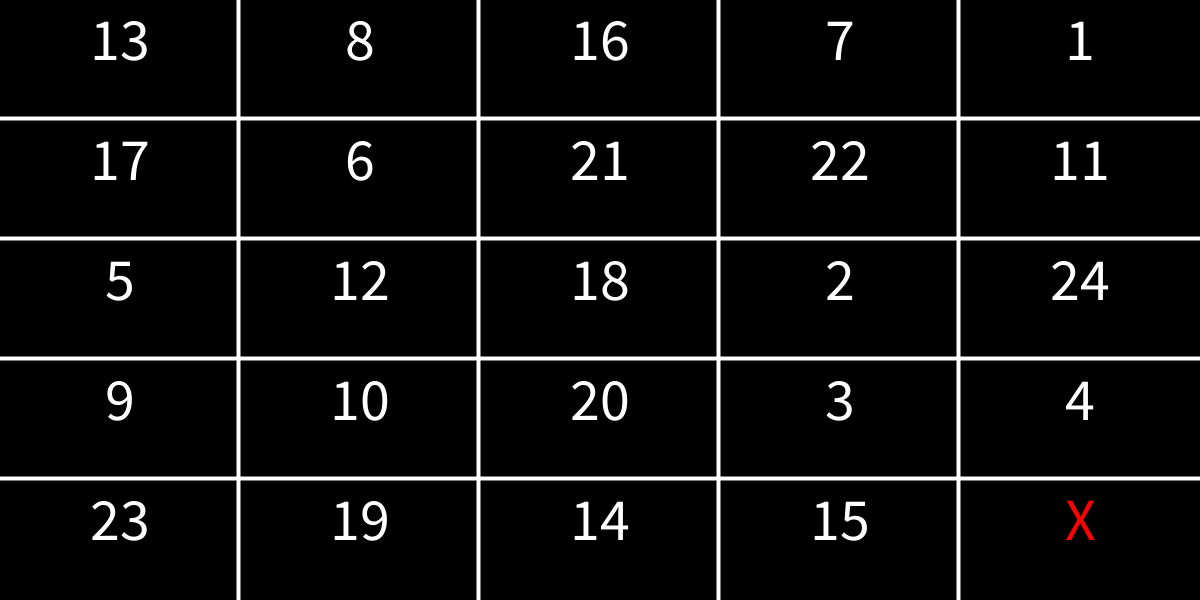
Frame 1 (no input)
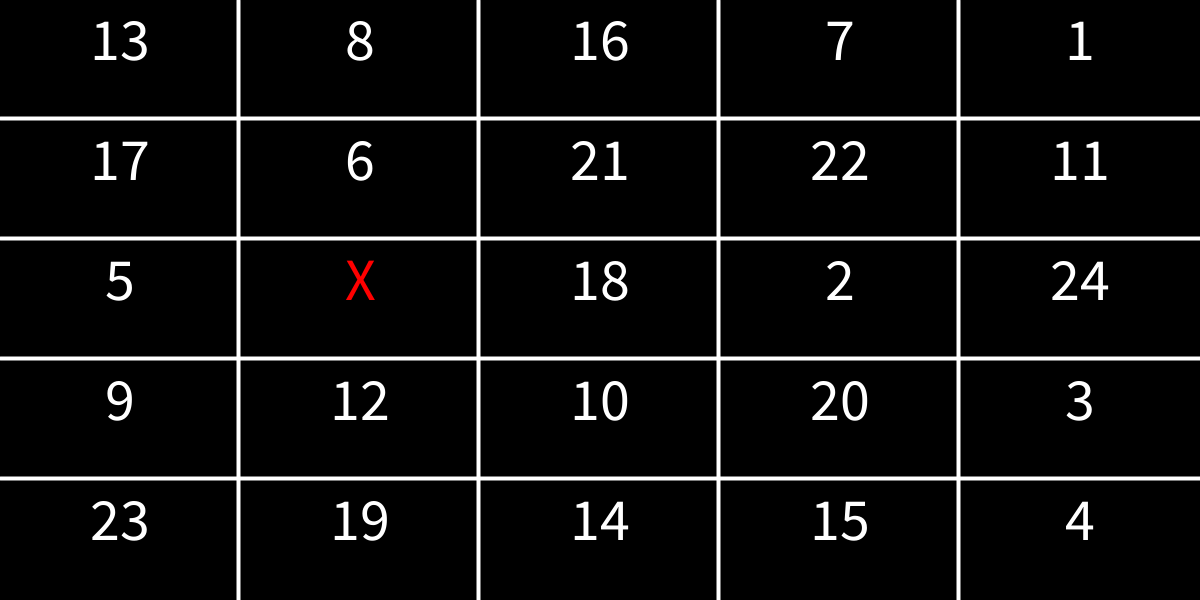
Frame 60 (the mouse pressed at the canvas centre just before this capture)
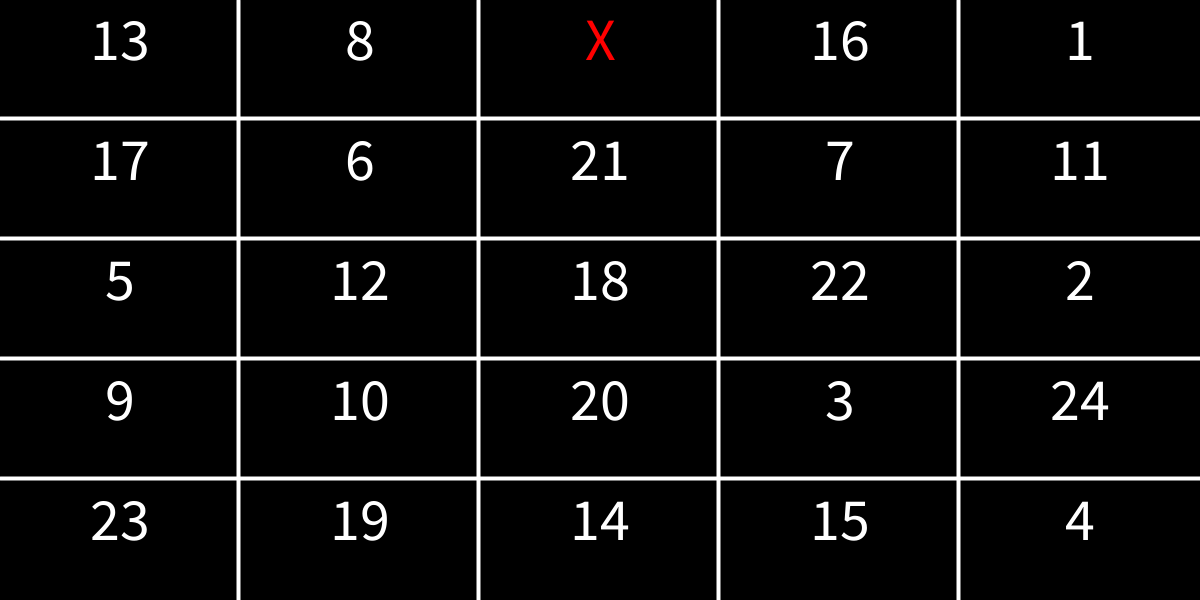
Frame 120 (the mouse held since frame 60 and released just before this capture)

The Processing sketch that drew these frames (run headless with seeded random() and noise(); from frame 60 on, the mouse is pressed at the canvas centre):

// Processing sketch: jeu_taquin
// ── jeu_taquin.pde
// Zatout Chayma
// https://github.com/ChaymaZatout
// Jeu Taquin implementation for any size.
/***
  Coming soon: 
      [] Adding some comments,
      [] Implementing DBF,
      [] Implementing Uniform Cost,
      [] Implementing A*,
***/

// 3*3 taquin:
int [][] init_state_3={{3, 8, 4}, 
                       {9, 2, 5}, 
                       {1, 7, 6}};
int [][] obj_state_3={{1, 2, 3}, 
                       {8, 9, 4}, 
                       {7, 6, 5}};
// 5*5 taquin:
int [][] init_state_5={{13, 8, 16, 7, 1},
                       {17, 6, 21, 22, 11},
                       {5, 12, 18, 2, 24},
                       {9, 10, 20, 3, 4},
                       {23, 19, 14, 15, -1}};
int [][] obj_state_5={{1, 2, 3, 4, 5}, 
                      {6, 7, 8, 9, 10}, 
                      {11, 12, 13, 14, 15},
                      {16, 17, 18, 19, 20},
                      {21, 22, 23, 24, -1}};
// 3*2 taquin:
int [][] init_state_32= {{-1,2,3},
                          {1, 4, 5}};
int [][] obj_state_32= {{1, 2, 3},
                        {4, 5, -1}};

BFS bfs;
Node node_to_draw;
int taquin_w, taquin_h;
int step_x, step_y, t_size;
boolean initialization, solution_found;

void setup(){
  // for each configuration:
  //Taquin taquin_3= new Taquin(new Node(init_state_3), new Node(obj_state_3), 9);
  //bfs= new BFS(taquin_3);
  //int [][] to_d= init_state_3; // to change for each configuration.
  
  Taquin taquin_5= new Taquin(new Node(init_state_5), new Node(obj_state_5), -1);
  bfs= new BFS(taquin_5);
  int [][] to_d= init_state_5; // to change for each configuration.
  
  //Taquin taquin_32= new Taquin(new Node(init_state_32), new Node(obj_state_32), -1);
  //bfs= new BFS(taquin_32);
  //int [][] to_d= init_state_32; // to change for each configuration.
  
  // to display:
  size(1200, 600);
  taquin_h= to_d.length; 
  taquin_w= to_d[0].length;
  t_size= 1500/(taquin_w*taquin_h);
  step_x= width / taquin_w;
  step_y= height/ taquin_h;
  initialization=false;
  solution_found=false;
  node_to_draw = bfs.get_taquin().get_init_state();
}

void draw(){
  if(!bfs.is_achieved()){
    background(0);
  }
  else{
    background(0,255,255);
  }
  
  // draw node:
  draw_state(node_to_draw, step_x, step_y);
  
  // Call BFS:
  if(!bfs.is_achieved() && !bfs.open_is_empty()){
    bfs.process();
    node_to_draw = bfs.get_taquin().get_curr_state();
  }
  else if(bfs.is_achieved()){
    if (!solution_found){
      background(255);
      fill(0, 128, 255);
      textAlign(CENTER);// center text:
      textSize(40);
      text("Objectif reached!", width/2, height/2);
      solution_found=true;
    }
    Stack<Node> path= bfs.get_path();
    if(!path.empty()){
      node_to_draw= path.pop();
      delay(2000);
    }
  }
  else{ 
    background(255);
    fill(255, 0, 0);
    textAlign(CENTER);// center text:
    textSize(40);
    text("Objectif not found!", width/2, height/2);
    delay(5000);
    node_to_draw = bfs.get_taquin().get_init_state();
  }
}

void draw_state(Node n, int step_x, int step_y){
  // to draw lignes:
  int weight_val= 4;
  stroke(255);
  strokeWeight(weight_val);
  for(int i=1; i< taquin_w; i++){
    line(step_x*i - weight_val/2, 0, step_x*i - weight_val/2, height);
  }
  for(int i=1; i< taquin_h; i++){
      line(0, step_y*i - weight_val/2, width, step_y*i - weight_val/2);
  }
  
  int x= step_x/2;
  int y= step_y/2;
  textSize(t_size);
  textAlign(CENTER);
  for(int i=0; i< bfs.taquin.get_init_state().get_nb_rows(); i++){
    for(int j=0; j< bfs.taquin.get_init_state().get_nb_columns(); j++){
      fill(255);
      int el = n.element_at(i, j);
      String s= new String();
      if(el != bfs.get_taquin().get_free()) s= str(el);
      else{
        s= "X";
        fill(255,0,0);
      }
      text(s, x + step_x*j, y + step_y*i);
    }
  }
}

// ── bfs.pde
import java.util.*;

class BFS{
  Queue<Node> open;
  ArrayList<Node> closed;
  Taquin taquin;
  boolean achieved;
  Set<Node> successors;
  Stack<Node> path= new Stack<Node>();
  
  public BFS(Node init_state, Node obj_state, int free){
    this(new Taquin(init_state, obj_state, free));
  }
  
  public BFS(Taquin taquin){
    this.taquin= taquin;
    this.closed= new ArrayList<Node>();
    this.open= new LinkedList<Node>();
    if(taquin.is_objective()){
      this.closed.add(taquin.get_init_state());
      achieved= true;
    }
    else{
      this.open.add(taquin.get_init_state());
      achieved= false;
    }
  }
  
  public void process(){
    if(!achieved && !this.open.isEmpty()){ //<>//
      this.taquin.set_curr_state(this.open.remove());
      this.closed.add(taquin.get_curr_state());
      this.successors = this.taquin.compute_successors();
      for(Node s: successors){ //<>//
        if(!this.taquin.is_objective(s) && !this.closed.contains(s)){
          this.open.add(s);
        }
        else if(this.taquin.is_objective(s)){
          this.taquin.set_curr_state(s);
          this.closed.add(s);
          this.achieved = true;
          this.path = this.taquin.path_to_obj();
        }
      }
    }
    if(achieved) println("achieved");
  }
  
  public Stack<Node> get_path(){
    return this.path;
  }
  
  public Taquin get_taquin(){
    return this.taquin;
  }
  
  public boolean is_achieved(){
    return this.achieved;
  }
  
  public boolean open_is_empty(){
    return this.open.isEmpty();
  }
 
  
}

// ── node.pde
class Node{
  private int[][] state;
  private Node parent;
  private int l_pos, c_pos;
  
  public Node(int [][] state, Node parent, int l_pos, int c_pos){
    this.parent= parent;
    this.l_pos= l_pos;
    this.c_pos= c_pos;
    this.state = new int[state.length][];
    //copy state:
    for(int i = 0; i < this.state.length; i++){
      this.state[i]= new int[state[i].length];
      for(int j = 0; j < this.state[0].length; j++) 
        this.state[i][j] = state[i][j];
    }
  }
  
  public Node(int [][] state){
    this(state, null, -1, -1);
  }
  
  public Node(Node noeud){
    this(noeud.state, noeud.parent, noeud.l_pos, noeud.c_pos);
  }
  
  //public boolean is_objective(){
  //  int i=0, j=0;
  //  int n_rows= this.state.length, 
  //      n_columns= this.state[0].length;
  //  while(i< n_rows && j< n_columns && this.state[i][j]== i*n_columns+j+1){
  //    j++;
  //    if(j== n_columns){
  //      j=0;
  //      i++;
  //    }
  //  } 
  //  return i == n_rows && j == n_columns;
  //}
  
  public int element_at(int ligne, int column){
    return state[ligne][column];
  }
  
  public void set_element(int val, int ligne, int column){
    state[ligne][column]=val;
  }
  
  public int[][] get_state(){
    return this.state;
  }
  
  public void set_l_pos(int l_pos){
    this.l_pos=l_pos;
  }
  
  public void set_c_pos(int c_pos){
    this.c_pos=c_pos;
  }
  
  public int get_l_pos(){
    return this.l_pos;
  }
  
  public int get_c_pos(){
    return this.c_pos;
  }
  
  public Node get_parent(){
    return this.parent;
  }
  
  public int get_nb_rows(){
    return this.state.length;
  }
  
  public int get_nb_columns(){
    return this.state[0].length;
  }
  
  @Override
  public boolean equals(Object o){
    if(o instanceof Node){
      Node n= (Node) o;
      int n_rows= this.state.length, 
          n_columns= this.state[0].length;
      for(int i=0; i< n_rows; i++)
        for(int j=0; j< n_columns; j++)
          if(this.state[i][j] != n.state[i][j]) return false;
      return true;
    }
    return false;
  }
}

// ── taquin.pde
import java.util.*; 

class Taquin{
  private Node init_state;
  private Node curr_state;
  private Node obj_state;
  private int free;
  
  private Taquin(Node init_state, int free){
    this.free=free;
    this.init_state= new Node(init_state);
    compute_initial_pos();
    this.curr_state= new Node(this.init_state);
  }
  
  public Taquin(Node init_state, Node obj_state, int free){
    this(init_state, free);
    this.obj_state= new Node(obj_state);
  }
  
  
  public void set_curr_state(Node noeud){
    this.curr_state= noeud;
  }
  
  public boolean is_objective(){
    for(int i=0; i< this.curr_state.get_nb_rows(); i++){
      for(int j=0; j< this.curr_state.get_nb_columns(); j++){
        if(this.curr_state.element_at(i, j) != this.obj_state.element_at(i, j)) return false;
      }
    }
    return true;
  }
  
  public boolean is_objective(Node n){
    for(int i=0; i< n.get_nb_rows(); i++){
      for(int j=0; j< n.get_nb_columns(); j++){
        if(n.element_at(i, j) != this.obj_state.element_at(i, j)) return false;
      }
    }
    return true;
  }
  
  public Stack<Node> path_to_obj(){
    Stack<Node> path= new Stack<Node>();
    Node curr= this.curr_state;
    while(curr != null){
      path.push(new Node(curr));
      curr=curr.get_parent();
    }
    return path;
  }
  
  public Set<Node> compute_successors(){
    Set<Node> succs= new HashSet<Node>(); 
    Node n;
    n = go_up();
    if(n != null) succs.add(n);
    n = go_down();
    if(n != null) succs.add(n);
    n = go_right();
    if(n != null) succs.add(n);
    n = go_left();
    if(n != null) succs.add(n);
    return succs; 
  }
  
  public Node go_up(){
    int l_pos = this.curr_state.get_l_pos()-1; //<>//
    Node n=null; //<>//
    if(l_pos >= 0){
      n= new Node(this.curr_state.get_state(), this.curr_state, l_pos, this.curr_state.get_c_pos());
      n.set_element(n.element_at(l_pos, n.get_c_pos()),
                      this.curr_state.get_l_pos(), n.get_c_pos());
      n.set_element(this.free, n.get_l_pos(), n.get_c_pos());
    }
    return n;
  } //<>//
  
  public Node go_down(){
    int l_pos = this.curr_state.get_l_pos()+1;
    Node n =null;
    if(l_pos < this.curr_state.get_nb_rows()){
      n= new Node(this.curr_state.get_state(), this.curr_state, l_pos, this.curr_state.get_c_pos());
      n.set_element(n.element_at(l_pos, n.get_c_pos()), 
                    this.curr_state.get_l_pos(), n.get_c_pos());
      n.set_element(this.free, n.get_l_pos(), n.get_c_pos()); //<>//
    }
    return n;
  } //<>//
  
  public Node go_right(){
    int c_pos = this.curr_state.get_c_pos()+1;
    Node n =null;
    if(c_pos < this.curr_state.get_nb_columns()){
      n= new Node(this.curr_state.get_state(), this.curr_state, this.curr_state.get_l_pos(), c_pos);
      n.set_element(n.element_at(n.get_l_pos(), c_pos), 
                        n.get_l_pos(), this.curr_state.get_c_pos());
      n.set_element(this.free, n.get_l_pos(), n.get_c_pos()); //<>//
    }
    return n;
  } //<>//
  
  public Node go_left(){
    int c_pos = this.curr_state.get_c_pos()-1; //<>//
    Node n =null;
    if(c_pos>= 0){
      n= new Node(this.curr_state.get_state(), this.curr_state, this.curr_state.get_l_pos(), c_pos);
      n.set_element(n.element_at(n.get_l_pos(), c_pos), n.get_l_pos(), this.curr_state.get_c_pos());
      n.set_element(this.free, n.get_l_pos(), n.get_c_pos());
    }
    return n;
  }
  
  private void compute_initial_pos(){
    int i=0; //<>//
    int j=0;
    while(i< this.init_state.get_nb_rows() && j< this.init_state.get_nb_columns() &&
          this.init_state.element_at(i, j) != this.free){
      j++;
      if(j==this.init_state.get_nb_columns()){
        j=0; i++;
      }
    }
    this.init_state.set_l_pos(i); //<>//
    this.init_state.set_c_pos(j); //<>//
  } 
  
  public int get_free(){
    return this.free;
  }
  public Node get_obj_state(){
    return this.obj_state;
  }
  
  public Node get_curr_state(){
    return this.curr_state;
  }
  
  public Node get_init_state(){
    return this.init_state;
  }
}
